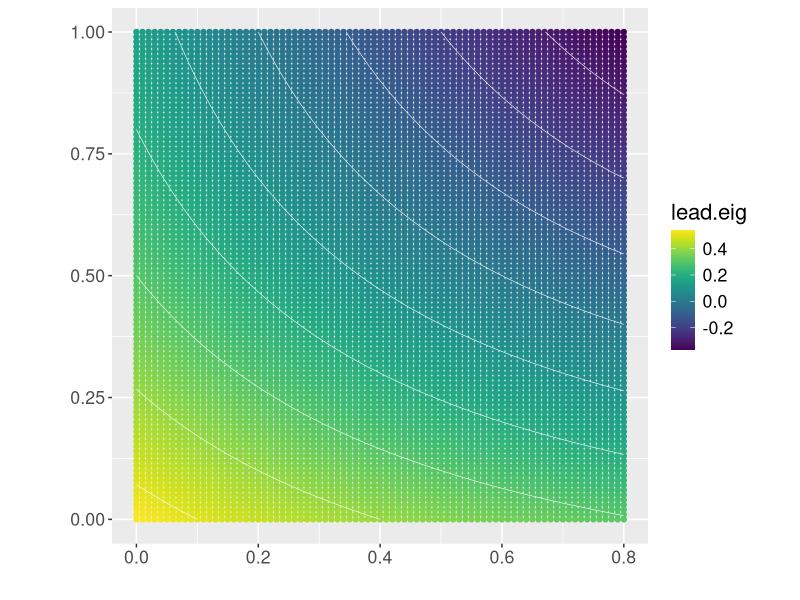

R code for this plot:
rm(list=ls())
library(viridis)
library(ggplot2)

b <- 2 #rate of speciation initiation
mu.g <- seq(0,1,0.01) # rate of extinction of good species 
mu.i <- seq(0,0.8,0.01) #rate of extinction of incipient species 
lambda <- 0.2 #rate of transition from stage 1 to 2

#sanity check
mu.i + lambda <= 1

t1 <- sort(rep(mu.i,length(mu.g)))
t2 <- rep(mu.g,length(mu.i))
tt <- as.data.frame(cbind(t1,t2))

leading.eigenvalues <- numeric()

for(i in 1:length(tt[,1])){
  mu.i.t <- tt[i,1]
  mu.g.t <- tt[i,2]
  
  #express the differential equations as a parameter matrix
  r1 <- c(-mu.g.t,lambda)
  r2 <- c(b,-(mu.i.t+lambda))
  M <- as.matrix(rbind(r1,r2))
  
  leading.eigenvalues[i] <- Re(eigen(M)$values[2])
}

tt <- cbind(tt,leading.eigenvalues)
colnames(tt) <- c('mu.i','mu.g','lead.eig')

ggplot(aes(x=mu.i,y=mu.g,z=lead.eig,colour=lead.eig),data=tt)+
  geom_point()+
  geom_contour(colour='white',size=0.2)+
  scale_color_viridis()+
  xlab('')+
  ylab('')+
  theme(text=element_text(size=16),aspect.ratio = 1)

